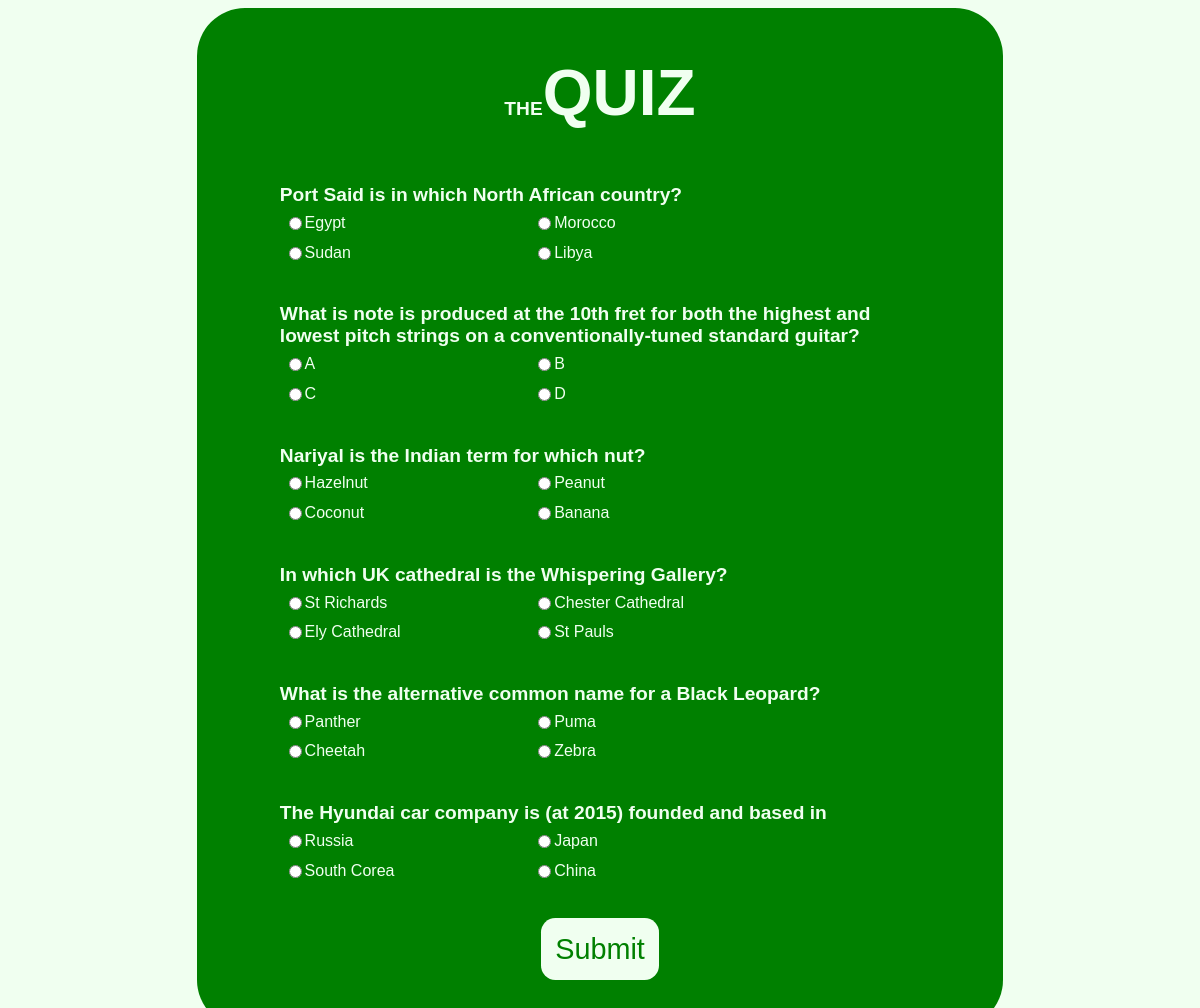
Screenshot of /quiz/quiz.php with the database file from the repository.
### tables this page shows
CREATE TABLE IF NOT EXISTS `quiz_question` (
  `question_id` int(11) NOT NULL AUTO_INCREMENT,
  `question` varchar(1000) NOT NULL,
  `ans1` varchar(1000) NOT NULL,
  `ans2` varchar(1000) NOT NULL,
  `ans3` varchar(1000) NOT NULL,
  `ans4` varchar(1000) NOT NULL,
  `correct` int(11) NOT NULL,
  PRIMARY KEY (`question_id`)
);

### quiz/quiz.php (the view, shortened to what this page needs)
<!DOCTYPE html>
<html>
	<head>
		<link rel="stylesheet" href="quizStyle.css" type="text/css">
	</head>
	<body>
		<?php
			$dbc = new mysqli(DB_HOST, DB_USER, DB_PASSWORD, DB_NAME);
			$result = $dbc->query(SELECT_RANDOM_6);
		?>
		<div align="center">
			<form action="submit_quiz.php" method="post">
				<legend> <span class="small">THE</span>QUIZ </legend>
				<?php foreach($result as $i => $row): ?>
				<div align="left">
					<table>
						<th> <?= $row['question'] ?> </th>
						<tr>
							<td><input type="radio" value="1" name="<?= $i ?>" /> <?= $row['ans1']?> </td>
							<td><input type="radio" value="2" name="<?= $i ?>" /> <?= $row['ans2']?> </td>
						</tr>
						<tr>
							<td><input type="radio" value="3" name="<?= $i ?>" /> <?= $row['ans3']?> </td>
							<td><input type="radio" value="4" name="<?= $i ?>" /> <?= $row['ans4']?> </td>
						</tr>
					</table>
				</div>
				<?php endforeach; ?>
				<div align="center">
					<button type="submit">Submit</button>
				</div>
			</form>
		</div>
	</body>
</html>

### quiz/quizStyle.css (style rules this page uses)
html { background-color: #F0FFF0; font-family: 'myFont', Arial, Helvetica, sans-serif; }
form { width: 60%; padding: 3em; border-radius: 3em; background-color: #008000; color: #F0FFF0; min-width: 25em; }
legend { font-size: 4em; font-weight: bold; margin-bottom: 0.8em; }
.small { font-size: 0.3em; }
table { margin: 2em; }
td { font-size: 1em; float: left; width: 15em; padding: 0.3em; text-align: left; }
th { font-size: 1.2em; text-align: left; }
input[type=radio] { float: left; }
button { padding: 0.5em; text-align: center; background-color: #F0FFF0; font-size: 1.8em; color: #008000; border-radius: 0.5em; border-style: solid; border-width: 0px; cursor: pointer; }

### rows the page displays
quiz_question: question "Port Said is in which North African country?", ans1 "Egypt", ans2 "Morocco", ans3 "Sudan", ans4 "Libya"
quiz_question: question "What is note is produced at the 10th fret for both the highest and lowest pitch strings on a conventionally-tuned standard guitar?", ans1 "A", ans2 "B", ans3 "C", ans4 "D"
quiz_question: question "Nariyal is the Indian term for which nut?", ans1 "Hazelnut", ans2 "Peanut", ans3 "Coconut", ans4 "Banana"
quiz_question: question "In which UK cathedral is the Whispering Gallery?", ans1 "St Richards", ans2 "Chester Cathedral", ans3 "Ely Cathedral", ans4 "St Pauls"
quiz_question: question "What is the alternative common name for a Black Leopard?", ans1 "Panther", ans2 "Puma", ans3 "Cheetah", ans4 "Zebra"
quiz_question: question "The Hyundai car company is (at 2015) founded and based in", ans1 "Russia", ans2 "Japan", ans3 "South Corea", ans4 "China"
